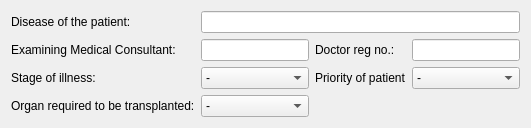
          <widget class="QWidget" name="patientOrganForm">
           <layout class="QGridLayout" name="gridLayout_8">
            <item row="1" column="3">
             <widget class="QLineEdit" name="doctorRegistration"/>
            </item>
            <item row="2" column="1">
             <widget class="QComboBox" name="illnessStage">
              <item>
               <property name="text">
                <string>-</string>
               </property>
              </item>
              <item>
               <property name="text">
                <string>Stage 1</string>
               </property>
              </item>
              <item>
               <property name="text">
                <string>Stage 2</string>
               </property>
              </item>
              <item>
               <property name="text">
                <string>Hospitilized</string>
               </property>
              </item>
             </widget>
            </item>
            <item row="2" column="0">
             <widget class="QLabel" name="patientFormStageLabel">
              <property name="text">
               <string>Stage of illness:</string>
              </property>
             </widget>
            </item>
            <item row="2" column="2">
             <widget class="QLabel" name="patienFormPriorityLabel">
              <property name="text">
               <string>Priority of patient</string>
              </property>
             </widget>
            </item>
            <item row="1" column="2">
             <widget class="QLabel" name="patientFormDoctorLabel">
              <property name="text">
               <string>Doctor reg no.:</string>
              </property>
             </widget>
            </item>
            <item row="0" column="0">
             <widget class="QLabel" name="patientFormDiseaselabel">
              <property name="text">
               <string>Disease of the patient:</string>
              </property>
             </widget>
            </item>
            <item row="1" column="0">
             <widget class="QLabel" name="patientFormMedicalLabel">
              <property name="text">
               <string>Examining Medical Consultant:</string>
              </property>
             </widget>
            </item>
            <item row="2" column="3">
             <widget class="QComboBox" name="patientPriority">
              <item>
               <property name="text">
                <string>-</string>
               </property>
              </item>
              <item>
               <property name="text">
                <string>recommended</string>
               </property>
              </item>
              <item>
               <property name="text">
                <string>waiting</string>
               </property>
              </item>
              <item>
               <property name="text">
                <string>Immediate</string>
               </property>
              </item>
             </widget>
            </item>
            <item row="1" column="1">
             <widget class="QLineEdit" name="doctorName"/>
            </item>
            <item row="3" column="0">
             <widget class="QLabel" name="patientFormTransplantLabel">
              <property name="text">
               <string>Organ required to be transplanted:</string>
              </property>
             </widget>
            </item>
            <item row="3" column="1">
             <widget class="QComboBox" name="transplantOrgan">
              <item>
               <property name="text">
                <string>-</string>
               </property>
              </item>
              <item>
               <property name="text">
                <string>Heart</string>
               </property>
              </item>
              <item>
               <property name="text">
                <string>Lungs</string>
               </property>
              </item>
              <item>
               <property name="text">
                <string>Liver</string>
               </property>
              </item>
              <item>
               <property name="text">
                <string>Pancres</string>
               </property>
              </item>
              <item>
               <property name="text">
                <string>Eyes</string>
               </property>
              </item>
              <item>
               <property name="text">
                <string>Kidneys</string>
               </property>
              </item>
             </widget>
            </item>
            <item row="0" column="1" colspan="3">
             <widget class="QLineEdit" name="patientDisease"/>
            </item>
           </layout>
          </widget>
